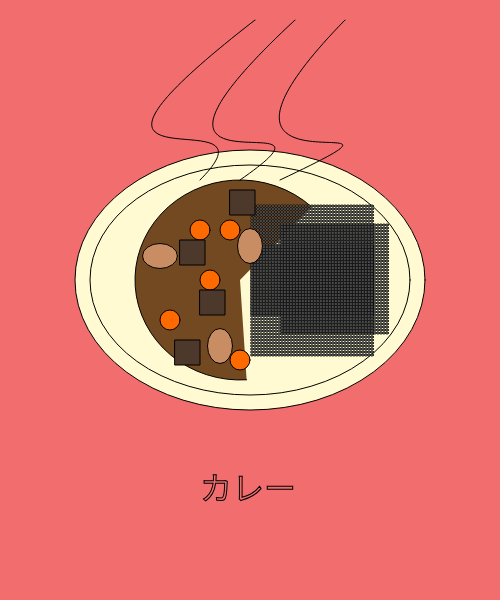
Frame 1 (no input)
Frame 60 (no input): identical to frame 1, image omitted
Frame 120 (the mouse pressed at the canvas centre since frame 60): identical to frame 1, image omitted

The p5.js sketch that drew this single still picture (run headless with seeded random() and noise() and a simulated clock; from frame 60 on, the mouse is pressed at the canvas centre):

// p5.js sketch
// ── sketch.js
function setup()
            {
                createCanvas(500, 600)
            }

            function draw()
            {
                background(242, 109, 109);
                //plate
                fill(255, 250, 209);
                ellipse(250,280,350,260)
                ellipse(250,280,320,230)

                //curry
                fill(115, 73, 34);
                arc(240, 280, 210, 200, 190, 150, PI + QUARTER_PI, CHORD);   

                
                //rice
                for (var i = 94; i < 130; i++) {
                    for (var j = 0; j < 37; j++) {
                        var x = i * 3
                        var y = 200 + j * 3 + 25
                        var d = 3
                        var w = 2

                        fill(255, 255, 255);

                        ellipse(x, y, d, w)
                    }
                }
                for (var i2 = 84; i2 < 125; i2++) {
                    for (var j2 = 0; j2 < 37; j2++) {
                        var x2 = i2 * 3
                        var y2 = 181 + j2 * 3 + 25
                        var d2 = 3
                        var w2 = 2

                        fill(255, 255, 255);

                        ellipse(x2, y2, d2, w2)
                    }
                }
                for (var i3 = 84; i3 < 125; i3++) {
                    for (var j3 = 0; j3 < 37; j3++) {
                        var x3 = i3 * 3
                        var y3 = 222 + j3 * 3 + 25
                        var d3 = 3
                        var w3 = 2

                        fill(255, 255, 255);

                        ellipse(x3, y3, d3, w3)
                    }
                }

                //carrots
                fill(255, 106, 0);
                circle(230, 230, 20);
                circle(210, 280, 20);
                circle(200, 230, 20);
                circle(240, 360, 20);
                circle(170, 320, 20);
                
                //potat
                fill(201, 141, 99)
                ellipse(250, 246, 25, 35);
                ellipse(220, 346, 25, 35);
                ellipse(160, 256, 35, 25);

                //beef
                fill(77, 57, 43)
                square(230, 190, 25,)
                square(200, 290, 25,)
                square(180, 240, 25,)
                square(175, 340, 25,)

                //steam
                noFill();
stroke(255, 102, 0);
stroke(0, 0, 0);
bezier(255, 20, 10, 210, 290, 90, 200, 180);
bezier(295, 20, 80, 220, 370, 90, 240, 180);
bezier(345, 20, 150, 220, 470, 90, 280, 180);

                // Signature
                textSize(32);
                text('カレー', 200, 500);
                fill(40, 102, 153);
            }
            
